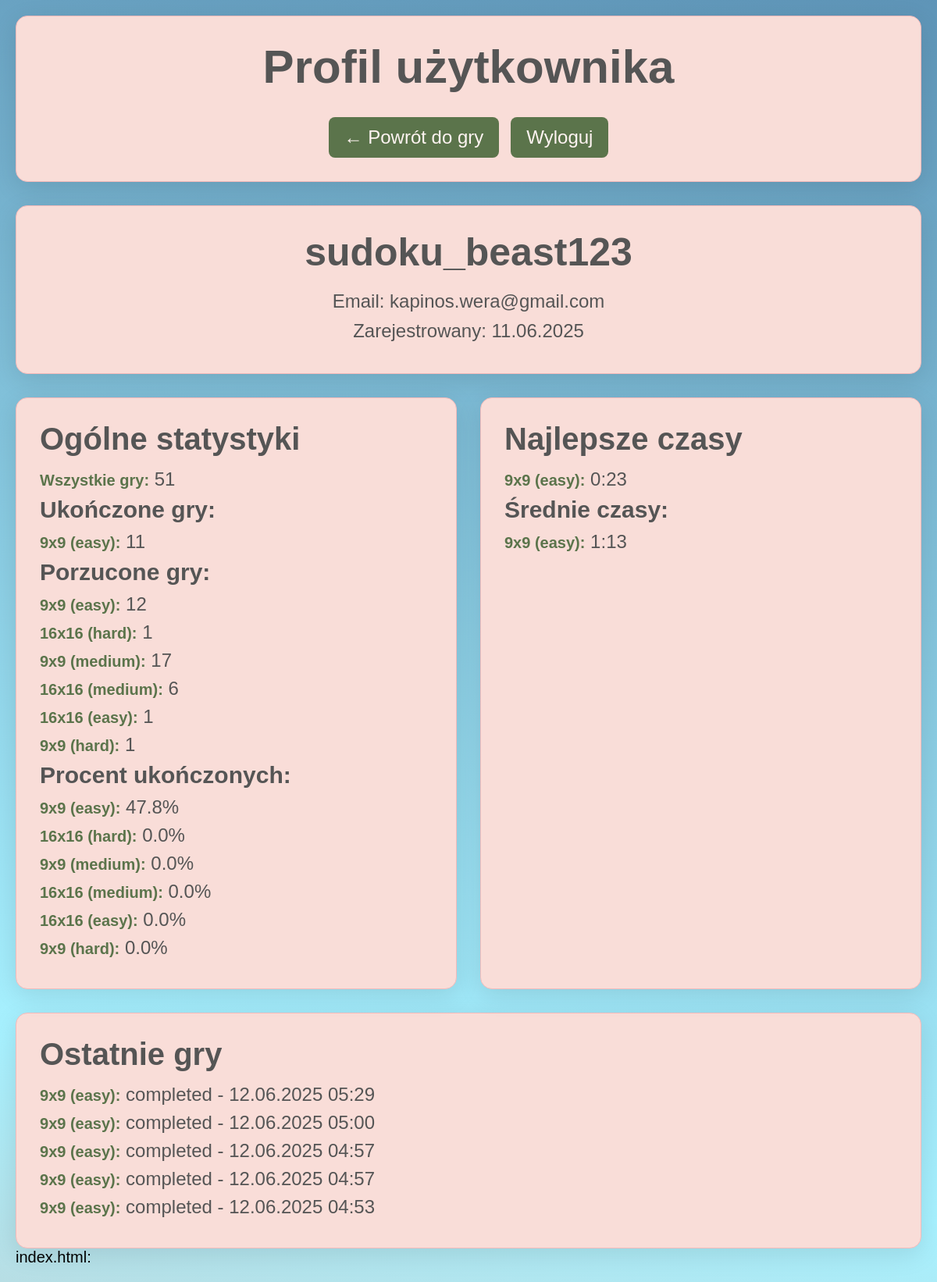
The page /profile (signed in) on the database as committed earlier.
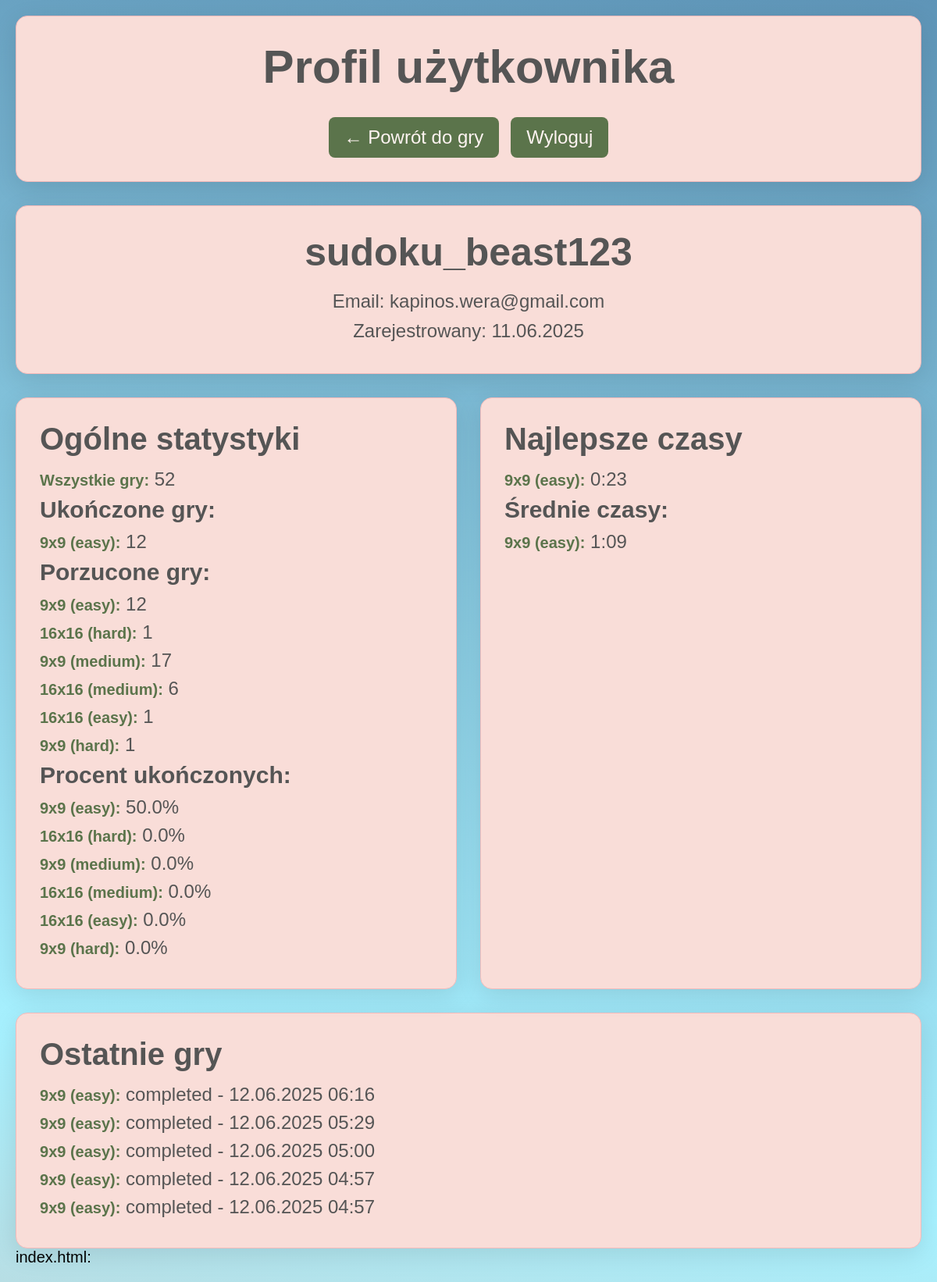
The same page on the database as committed later.
### app.py (models this page shows, shortened)
class User(db.Model):
    __tablename__ = 'users'
    id = db.Column(db.Integer, primary_key=True)
    username = db.Column(db.String(80), unique=True, nullable=False)
    email = db.Column(db.String(120), unique=True, nullable=False)
    password_hash = db.Column(db.String(128), nullable=False)
    created_at = db.Column(db.DateTime, default=datetime.utcnow)
    is_active = db.Column(db.Boolean, default=True)

class SudokuBestScore(db.Model):
    __tablename__ = 'sudoku_best_scores'
    id = db.Column(db.Integer, primary_key=True)
    user_id = db.Column(db.Integer, db.ForeignKey('users.id'), nullable=False)
    board_size = db.Column(db.Integer, nullable=False)
    difficulty = db.Column(db.String(20), nullable=False)
    best_time_seconds = db.Column(db.Integer, nullable=False)
    achieved_at = db.Column(db.DateTime, default=datetime.utcnow)
    game_id = db.Column(db.Integer, db.ForeignKey('sudoku_games.id'), nullable=True)
    user = db.relationship('User', backref=db.backref('best_scores', lazy=True))
    game = db.relationship('SudokuGame')
    __table_args__ = (db.UniqueConstraint('user_id', 'board_size', 'difficulty'),)

class SudokuGame(db.Model):
    __tablename__ = 'sudoku_games'
    id = db.Column(db.Integer, primary_key=True)
    user_id = db.Column(db.Integer, db.ForeignKey('users.id'), nullable=False)
    board_size = db.Column(db.Integer, nullable=False)
    difficulty = db.Column(db.String(20), nullable=False)
    status = db.Column(db.String(20), nullable=False, default='started')  # started, completed, abandoned, failed
    time_seconds = db.Column(db.Integer, nullable=True)  # NULL jeśli nie ukończono
    started_at = db.Column(db.DateTime, default=datetime.utcnow)
    finished_at = db.Column(db.DateTime, nullable=True)
    moves_count = db.Column(db.Integer, default=0)
    hints_used = db.Column(db.Integer, default=0)
    user = db.relationship('User', backref=db.backref('games', lazy=True))

### app.py (the view)
@app.route('/profile')
@login_required
def profile():
    user_id = session['user_id']
    user = User.query.get(user_id)
    total_games = SudokuGame.query.filter_by(user_id=user_id).count()
    game_stats = {}
    distinct_games = db.session.query(
        SudokuGame.board_size,
        SudokuGame.difficulty
    ).filter_by(user_id=user_id).distinct().all()
    for board_size, difficulty in distinct_games:
        category = f"{board_size}x{board_size} ({difficulty})"
        category_games = SudokuGame.query.filter_by(
            user_id=user_id,
            board_size=board_size,
            difficulty=difficulty
        )
        total_in_category = category_games.count()
        completed_in_category = category_games.filter_by(status='completed').count()
        abandoned_in_category = category_games.filter_by(status='abandoned').count()
        completed_games_with_time = category_games.filter(
            SudokuGame.status == 'completed',
            SudokuGame.time_seconds.isnot(None)
        ).all()
        avg_time_seconds = 0
        if completed_games_with_time:
            total_time = sum(game.time_seconds for game in completed_games_with_time)
            avg_time_seconds = total_time // len(completed_games_with_time)
        completion_rate = round(completed_in_category / total_in_category * 100, 1) if total_in_category > 0 else 0
        game_stats[category] = {
            'total': total_in_category,
            'completed': completed_in_category,
            'abandoned': abandoned_in_category,
            'completion_rate': completion_rate,
            'avg_time_minutes': avg_time_seconds // 60,
            'avg_time_seconds': avg_time_seconds % 60
        }
    best_scores = SudokuBestScore.query.filter_by(user_id=user_id).all()
    recent_games = SudokuGame.query.filter_by(user_id=user_id).order_by(SudokuGame.started_at.desc()).limit(5).all()
    return render_template('profile.html',
                         user=user,
                         total_games=total_games,
                         game_stats=game_stats,
                         best_scores=best_scores,
                         recent_games=recent_games)

### app.py (called while the page is built)
def login_required(f):
    from functools import wraps
    @wraps(f)
    def decorated_function(*args, **kwargs):
        if 'user_id' not in session:
            flash('Musisz być zalogowany żeby uzyskać dostęp do tej strony.', 'error')
            return redirect(url_for('login'))
        return f(*args, **kwargs)
    return decorated_function

### templates/profile.html (shortened to what this page needs)
<!DOCTYPE html>
<html lang="pl">
<head>
    <link rel="stylesheet" href="{{ url_for('static', filename='css/profilestyle.css') }}">
</head>
<body>
    <div class="container">
        <header>
            <h1>Profil użytkownika</h1>
            <nav>
                <a href="{{ url_for('index') }}">← Powrót do gry</a>
                <a href="{{ url_for('logout') }}">Wyloguj</a>
            </nav>
        </header>
        <div class="profile-info">
            <h2>{{ user.username }}</h2>
            <p>Email: {{ user.email }}</p>
            <p>Zarejestrowany: {{ user.created_at.strftime('%d.%m.%Y') }}</p>
        </div>
        <div class="stats-grid">
            <div class="stat-card">
                <h3>Ogólne statystyki</h3>
                <p><strong>Wszystkie gry:</strong> {{ total_games }}</p>
                <h4>Ukończone gry:</h4>
                {% if game_stats %}
                    {% for category, stats in game_stats.items() %}
                        {% if stats.completed > 0 %}
                            <p><strong>{{ category }}:</strong> {{ stats.completed }}</p>
                        {% endif %}
                    {% endfor %}
                {% else %}
                    <p>Brak ukończonych gier</p>
                {% endif %}
                <h4>Porzucone gry:</h4>
                {% if game_stats %}
                    {% for category, stats in game_stats.items() %}
                        {% if stats.abandoned > 0 %}
                            <p><strong>{{ category }}:</strong> {{ stats.abandoned }}</p>
                        {% endif %}
                    {% endfor %}
                {% else %}
                    <p>Brak porzuconych gier</p>
                {% endif %}
                <h4>Procent ukończonych:</h4>
                {% if game_stats %}
                    {% for category, stats in game_stats.items() %}
                        <p><strong>{{ category }}:</strong> {{ stats.completion_rate }}%</p>
                    {% endfor %}
                {% endif %}
            </div>
            <div class="stat-card">
                <h3>Najlepsze czasy</h3>
                {% if best_scores %}
                    {% for score in best_scores %}
                        <p><strong>{{ score.board_size }}x{{ score.board_size }} ({{ score.difficulty }}):</strong>
                           {{ score.best_time_seconds // 60 }}:{{ '%02d'|format(score.best_time_seconds % 60) }}</p>
                    {% endfor %}
                {% else %}
                    <p>Brak ukończonych gier</p>
                {% endif %}
                <h4>Średnie czasy:</h4>
                {% if game_stats %}
                    {% for category, stats in game_stats.items() %}
                        {% if stats.completed > 0 %}
                            <p><strong>{{ category }}:</strong> {{ stats.avg_time_minutes }}:{{ '%02d'|format(stats.avg_time_seconds % 60) }}</p>
                        {% endif %}
                    {% endfor %}
                {% endif %}
            </div>
        </div>
        {% if recent_games %}
        <div class="stat-card">
            <h3>Ostatnie gry</h3>
            {% for game in recent_games %}
                <p><strong>{{ game.board_size }}x{{ game.board_size }} ({{ game.difficulty }}):</strong>
                   {{ game.status }} - {{ game.started_at.strftime('%d.%m.%Y %H:%M') }}</p>
            {% endfor %}
        </div>
        {% endif %}
    </div>
</body>
</html>

### static/css/profilestyle.css (style rules this page uses)
* { font-size: 20px; margin: 0; padding: 0; box-sizing: border-box; }
body { font-family: "Dongle", "Comic Sans MS", sans-serif; min-height: 100vh; background: linear-gradient(11.21deg, #B8DDE3 -0.76%, #A7F1FF 16.78%, #5386AC 113.02%); margin: 0; padding: 20px; }
h1 { color: #555; margin-bottom: 1rem; font-size: 3rem; text-align: center; margin-bottom: 30px; }
h2 { color: #555; font-size: 2.5rem; text-align: center; margin-bottom: 20px; }
h3 { color: #555; font-size: 2rem; margin-bottom: 15px; }
h4 { color: #555; font-size: 1.5rem; margin-bottom: 10px; }
.container { max-width: 1200px; margin: 0 auto; }
header { background: #f9ddd8; border-radius: 15px; padding: 30px; margin-bottom: 30px; box-shadow: 0 8px 32px rgba(0, 0, 0, 0.1); border: 1px solid #f3baba; text-align: center; }
nav { display: flex; justify-content: center; gap: 15px; margin-top: 20px; }
nav a { background: #5b744b; color: #fff4f2; text-decoration: none; padding: 12px 20px; border-radius: 8px; font-size: 1.2rem; transition: background-color 0.3s ease; }
.profile-info { background: #f9ddd8; border-radius: 15px; padding: 30px; margin-bottom: 30px; box-shadow: 0 8px 32px rgba(0, 0, 0, 0.1); border: 1px solid #f3baba; text-align: center; }
.profile-info p { color: #555; font-size: 1.2rem; margin-bottom: 10px; }
.stats-grid { display: grid; grid-template-columns: repeat(auto-fit, minmax(400px, 1fr)); gap: 30px; margin-bottom: 30px; }
.stat-card { background: #f9ddd8; border-radius: 15px; padding: 30px; box-shadow: 0 8px 32px rgba(0, 0, 0, 0.1); border: 1px solid #f3baba; }
.stat-card p { color: #555; font-size: 1.2rem; margin-bottom: 8px; }
.stat-card strong { color: #5b744b; font-weight: bold; }
.stats-grid + .stat-card { background: #f9ddd8; border-radius: 15px; padding: 30px; box-shadow: 0 8px 32px rgba(0, 0, 0, 0.1); border: 1px solid #f3baba; }

Rows that differ between the two databases and show on the page:
no longer on this page (row unchanged): SudokuGame: board_size "9", difficulty "easy", status "completed", started_at "12.06.2025 04:53"
added SudokuGame: board_size "9", difficulty "easy", status "completed", started_at "12.06.2025 06:16"
Other text that changed with them:
{{ total_games }}: "51" → "52"
new list line: "9x9 (easy) : 12"
new list line: "9x9 (easy) : 50.0 %"
new list line: "9x9 (easy) : 1 : 09"
list line gone: "9x9 (easy) : 11"
list line gone: "9x9 (easy) : 47.8 %"
list line gone: "9x9 (easy) : 1 : 13"
